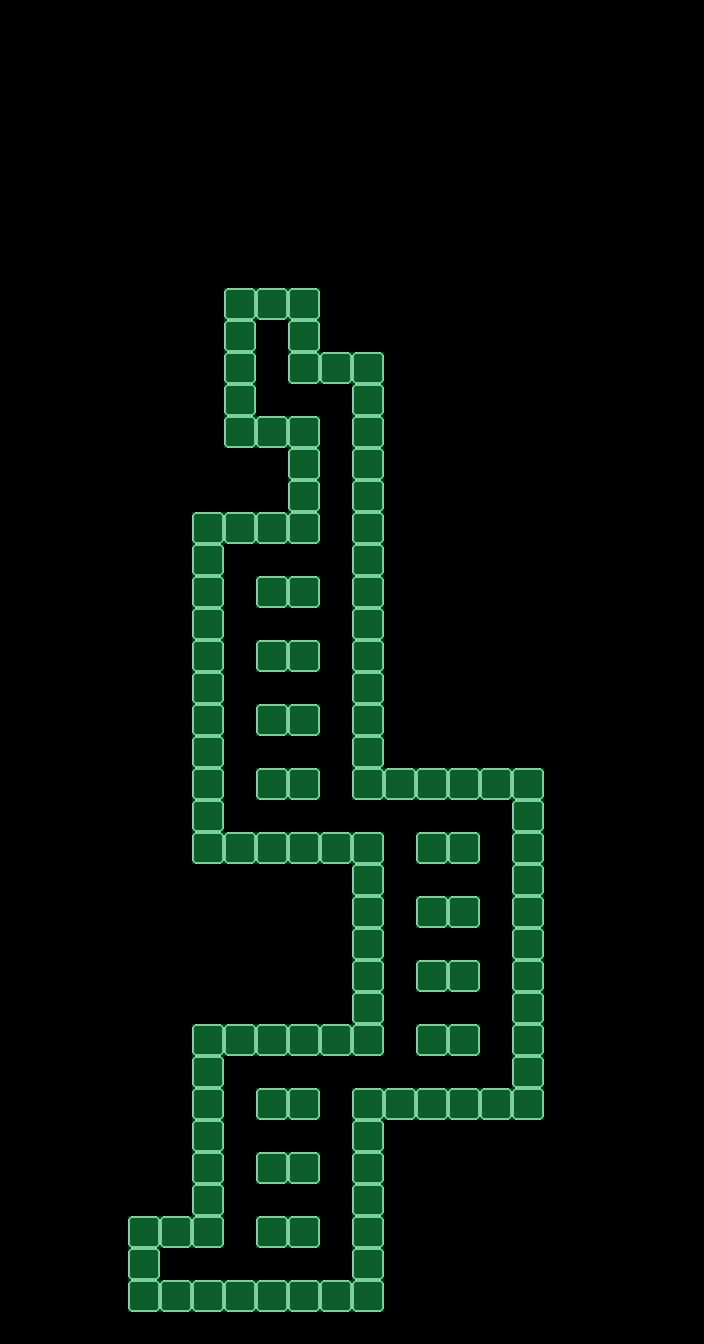

Rendered tile map (Tiled .tmx) drawn with the repository's tilesets; below, a short description and the full map source, tile grids included:
An orthogonal 22x42 tile map with 32x32 px tiles, 2 tile layers (Parede, Colisor), 2 tilesets.

<map version="1.2" tiledversion="1.2.2" orientation="orthogonal" renderorder="right-down" width="22" height="42" tilewidth="32" tileheight="32" infinite="0" nextlayerid="5" nextobjectid="1">
 <tileset firstgid="1" name="Tileset PNG.fw" tilewidth="32" tileheight="32" tilecount="144" columns="12">
  <image source="../../Images/Tileset/Tileset PNG.fw.png" width="384" height="384" />
 </tileset>
 <tileset firstgid="145" source="../ColisorImage.tsx" />
 <layer id="3" name="Parede" width="22" height="42">
  <data encoding="csv">
0,0,0,0,0,0,0,0,0,0,0,0,0,0,0,0,0,0,0,0,0,0,
0,0,0,0,0,0,0,0,0,0,0,0,0,0,0,0,0,0,0,0,0,0,
0,0,0,0,0,0,0,0,0,0,0,0,0,0,0,0,0,0,0,0,0,0,
0,0,0,0,0,0,0,0,0,0,0,0,0,0,0,0,0,0,0,0,0,0,
0,0,0,0,0,0,0,0,0,0,0,0,0,0,0,0,0,0,0,0,0,0,
0,0,0,0,0,0,0,0,0,0,0,0,0,0,0,0,0,0,0,0,0,0,
0,0,0,0,0,0,0,0,0,0,0,0,0,0,0,0,0,0,0,0,0,0,
0,0,0,0,0,0,0,0,0,0,0,0,0,0,0,0,0,0,0,0,0,0,
0,0,0,0,0,0,0,0,0,0,0,0,0,0,0,0,0,0,0,0,0,0,
0,0,0,0,0,0,0,65,65,65,0,0,0,0,0,0,0,0,0,0,0,0,
0,0,0,0,0,0,0,65,0,65,0,0,0,0,0,0,0,0,0,0,0,0,
0,0,0,0,0,0,0,65,0,65,65,65,0,0,0,0,0,0,0,0,0,0,
0,0,0,0,0,0,0,65,0,0,0,65,0,0,0,0,0,0,0,0,0,0,
0,0,0,0,0,0,0,65,65,65,0,65,0,0,0,0,0,0,0,0,0,0,
0,0,0,0,0,0,0,0,0,65,0,65,0,0,0,0,0,0,0,0,0,0,
0,0,0,0,0,0,0,0,0,65,0,65,0,0,0,0,0,0,0,0,0,0,
0,0,0,0,0,0,65,65,65,65,0,65,0,0,0,0,0,0,0,0,0,0,
0,0,0,0,0,0,65,0,0,0,0,65,0,0,0,0,0,0,0,0,0,0,
0,0,0,0,0,0,65,0,65,65,0,65,0,0,0,0,0,0,0,0,0,0,
0,0,0,0,0,0,65,0,0,0,0,65,0,0,0,0,0,0,0,0,0,0,
0,0,0,0,0,0,65,0,65,65,0,65,0,0,0,0,0,0,0,0,0,0,
0,0,0,0,0,0,65,0,0,0,0,65,0,0,0,0,0,0,0,0,0,0,
0,0,0,0,0,0,65,0,65,65,0,65,0,0,0,0,0,0,0,0,0,0,
0,0,0,0,0,0,65,0,0,0,0,65,0,0,0,0,0,0,0,0,0,0,
0,0,0,0,0,0,65,0,65,65,0,65,65,65,65,65,65,0,0,0,0,0,
0,0,0,0,0,0,65,0,0,0,0,0,0,0,0,0,65,0,0,0,0,0,
0,0,0,0,0,0,65,65,65,65,65,65,0,65,65,0,65,0,0,0,0,0,
0,0,0,0,0,0,0,0,0,0,0,65,0,0,0,0,65,0,0,0,0,0,
0,0,0,0,0,0,0,0,0,0,0,65,0,65,65,0,65,0,0,0,0,0,
0,0,0,0,0,0,0,0,0,0,0,65,0,0,0,0,65,0,0,0,0,0,
0,0,0,0,0,0,0,0,0,0,0,65,0,65,65,0,65,0,0,0,0,0,
0,0,0,0,0,0,0,0,0,0,0,65,0,0,0,0,65,0,0,0,0,0,
0,0,0,0,0,0,65,65,65,65,65,65,0,65,65,0,65,0,0,0,0,0,
0,0,0,0,0,0,65,0,0,0,0,0,0,0,0,0,65,0,0,0,0,0,
0,0,0,0,0,0,65,0,65,65,0,65,65,65,65,65,65,0,0,0,0,0,
0,0,0,0,0,0,65,0,0,0,0,65,0,0,0,0,0,0,0,0,0,0,
0,0,0,0,0,0,65,0,65,65,0,65,0,0,0,0,0,0,0,0,0,0,
0,0,0,0,0,0,65,0,0,0,0,65,0,0,0,0,0,0,0,0,0,0,
0,0,0,0,65,65,65,0,65,65,0,65,0,0,0,0,0,0,0,0,0,0,
0,0,0,0,65,0,0,0,0,0,0,65,0,0,0,0,0,0,0,0,0,0,
0,0,0,0,65,65,65,65,65,65,65,65,0,0,0,0,0,0,0,0,0,0,
0,0,0,0,0,0,0,0,0,0,0,0,0,0,0,0,0,0,0,0,0,0
</data>
 </layer>
 <layer id="4" name="Colisor" width="22" height="42" opacity="0.31">
  <data encoding="csv">
0,0,0,0,0,0,0,0,0,0,0,0,0,0,0,0,0,0,0,0,0,0,
0,0,0,0,0,0,0,0,0,0,0,0,0,0,0,0,0,0,0,0,0,0,
0,0,0,0,0,0,0,0,0,0,0,0,0,0,0,0,0,0,0,0,0,0,
0,0,0,0,0,0,0,0,0,0,0,0,0,0,0,0,0,0,0,0,0,0,
0,0,0,0,0,0,0,0,0,0,0,0,0,0,0,0,0,0,0,0,0,0,
0,0,0,0,0,0,0,0,0,0,0,0,0,0,0,0,0,0,0,0,0,0,
0,0,0,0,0,0,0,0,0,0,0,0,0,0,0,0,0,0,0,0,0,0,
0,0,0,0,0,0,0,0,0,0,0,0,0,0,0,0,0,0,0,0,0,0,
0,0,0,0,0,0,0,0,0,0,0,0,0,0,0,0,0,0,0,0,0,0,
0,0,0,0,0,0,0,145,145,145,0,0,0,0,0,0,0,0,0,0,0,0,
0,0,0,0,0,0,0,145,0,145,0,0,0,0,0,0,0,0,0,0,0,0,
0,0,0,0,0,0,0,145,0,145,145,145,0,0,0,0,0,0,0,0,0,0,
0,0,0,0,0,0,0,145,0,0,0,145,0,0,0,0,0,0,0,0,0,0,
0,0,0,0,0,0,0,145,145,145,0,145,0,0,0,0,0,0,0,0,0,0,
0,0,0,0,0,0,0,0,0,145,0,145,0,0,0,0,0,0,0,0,0,0,
0,0,0,0,0,0,0,0,0,145,0,145,0,0,0,0,0,0,0,0,0,0,
0,0,0,0,0,0,145,145,145,145,0,145,0,0,0,0,0,0,0,0,0,0,
0,0,0,0,0,0,145,0,0,0,0,145,0,0,0,0,0,0,0,0,0,0,
0,0,0,0,0,0,145,0,145,145,0,145,0,0,0,0,0,0,0,0,0,0,
0,0,0,0,0,0,145,0,0,0,0,145,0,0,0,0,0,0,0,0,0,0,
0,0,0,0,0,0,145,0,145,145,0,145,0,0,0,0,0,0,0,0,0,0,
0,0,0,0,0,0,145,0,0,0,0,145,0,0,0,0,0,0,0,0,0,0,
0,0,0,0,0,0,145,0,145,145,0,145,0,0,0,0,0,0,0,0,0,0,
0,0,0,0,0,0,145,0,0,0,0,145,0,0,0,0,0,0,0,0,0,0,
0,0,0,0,0,0,145,0,145,145,0,145,145,145,145,145,145,0,0,0,0,0,
0,0,0,0,0,0,145,0,0,0,0,0,0,0,0,0,145,0,0,0,0,0,
0,0,0,0,0,0,145,145,145,145,145,145,0,145,145,0,145,0,0,0,0,0,
0,0,0,0,0,0,0,0,0,0,0,145,0,0,0,0,145,0,0,0,0,0,
0,0,0,0,0,0,0,0,0,0,0,145,0,145,145,0,145,0,0,0,0,0,
0,0,0,0,0,0,0,0,0,0,0,145,0,0,0,0,145,0,0,0,0,0,
0,0,0,0,0,0,0,0,0,0,0,145,0,145,145,0,145,0,0,0,0,0,
0,0,0,0,0,0,0,0,0,0,0,145,0,0,0,0,145,0,0,0,0,0,
0,0,0,0,0,0,145,145,145,145,145,145,0,145,145,0,145,0,0,0,0,0,
0,0,0,0,0,0,145,0,0,0,0,0,0,0,0,0,145,0,0,0,0,0,
0,0,0,0,0,0,145,0,145,145,0,145,145,145,145,145,145,0,0,0,0,0,
0,0,0,0,0,0,145,0,0,0,0,145,0,0,0,0,0,0,0,0,0,0,
0,0,0,0,0,0,145,0,145,145,0,145,0,0,0,0,0,0,0,0,0,0,
0,0,0,0,0,0,145,0,0,0,0,145,0,0,0,0,0,0,0,0,0,0,
0,0,0,0,145,145,145,0,145,145,0,145,0,0,0,0,0,0,0,0,0,0,
0,0,0,0,145,0,0,0,0,0,0,145,0,0,0,0,0,0,0,0,0,0,
0,0,0,0,145,145,145,145,145,145,145,145,0,0,0,0,0,0,0,0,0,0,
0,0,0,0,0,0,0,0,0,0,0,0,0,0,0,0,0,0,0,0,0,0
</data>
 </layer>
</map>
